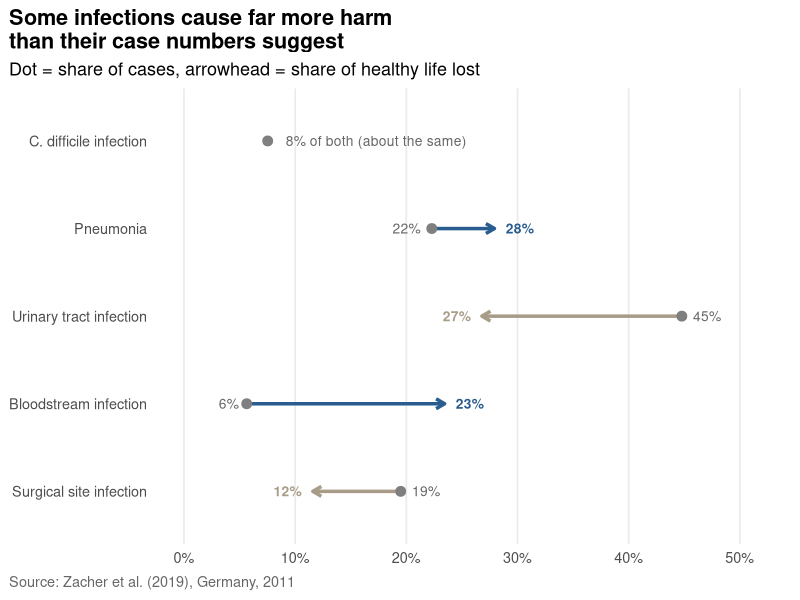

This chart was generated by the following R code:
## ---- chunk 1
#| label: setup
library(tidyverse)
## ---- chunk 2
#| label: fig-share
#| fig-width: 8
#| fig-height: 5
#| fig-cap: "Each arrow runs from an infection's share of cases to its share of the harm (healthy years of life lost). Blue arrows mark infections that cause more harm than their case numbers suggest; C. difficile causes about the same share of each."
#| fig-alt: "Arrow chart for five infection types in Germany, 2011. Bloodstream infection rises from 6% of cases to 23% of harm and pneumonia from 22% to 28%. Urinary tract infection falls from 45% of cases to 27% of harm and surgical site infection from 19% to 12%. C. difficile is about 8% of both."
#| echo: false

# Annual estimates for Germany, 2011 (Zacher et al. 2019, Table 1)
infections <- tribble(
  ~infection,                ~cases,  ~dalys,
  "Pneumonia",               106586,  69508,
  "Urinary tract infection", 214150,  66701,
  "Bloodstream infection",    26976,  58350,
  "Surgical site infection",  93222,  28842,
  "C. difficile infection",   36002,  20890
)

plot_data <- infections |>
  mutate(
    cases_pct = cases / 478222 * 100,
    harm_pct  = dalys / 248920 * 100,
    more_harm = harm_pct > cases_pct,
    same      = abs(harm_pct - cases_pct) < 1,   # less than 1 point apart
    infection = fct_reorder(infection, harm_pct)
  )

changed <- filter(plot_data, !same)

ggplot(plot_data, aes(y = infection)) +
  # Arrows only where the share really changes
  geom_segment(
    data = changed,
    aes(x = cases_pct, xend = harm_pct, yend = infection, colour = more_harm),
    arrow = arrow(length = unit(0.25, "cm")), linewidth = 1.2
  ) +
  geom_point(aes(x = cases_pct), colour = "grey50", size = 3) +
  # Share of cases (grey)
  geom_text(aes(x = cases_pct,
                label = if_else(same,
                                paste0(round(cases_pct), "% of both (about the same)"),
                                paste0(round(cases_pct), "%")),
                hjust = case_when(same ~ -0.1, more_harm ~ 1.4, TRUE ~ -0.4)),
            colour = "grey40", size = 3.5) +
  # Share of harm (coloured)
  geom_text(data = changed,
            aes(x = harm_pct, label = paste0(round(harm_pct), "%"),
                hjust = if_else(more_harm, -0.4, 1.4), colour = more_harm),
            size = 3.5, fontface = "bold") +
  scale_colour_manual(values = c("TRUE" = "#2a5d8f", "FALSE" = "#a89c88")) +
  scale_x_continuous(limits = c(0, 52), labels = function(x) paste0(x, "%")) +
  labs(
    title    = "Some infections cause far more harm\nthan their case numbers suggest",
    subtitle = "Dot = share of cases, arrowhead = share of healthy life lost",
    x = NULL, y = NULL,
    caption  = "Source: Zacher et al. (2019), Germany, 2011"
  ) +
  theme_minimal(base_size = 13) +
  theme(
    legend.position     = "none",
    panel.grid.major.y  = element_blank(),
    panel.grid.minor    = element_blank(),
    plot.title.position = "plot",
    plot.caption.position = "plot",
    plot.title          = element_text(face = "bold"),
    plot.caption        = element_text(hjust = 0, colour = "grey40")
  )
## ---- chunk 3
#| label: tbl-compare
#| tbl-cap: "Germany has a lower infection rate among hospital patients than the EU/EEA average, but more infections and more healthy life lost across its whole population. Which looks better depends on the number you choose."

tribble(
  ~Measure,                                   ~Germany, ~`EU/EEA`, ~`Looks better`,
  "Infections per 100 hospital patients",      "2.40",   "2.83",    "Germany",
  "Infections per 100,000 people",             "592.1",  "467.9",   "EU/EEA",
  "Healthy years lost per 100,000 people",     "308.2",  "290.0",   "EU/EEA"
) |>
  knitr::kable(align = "lccc")
